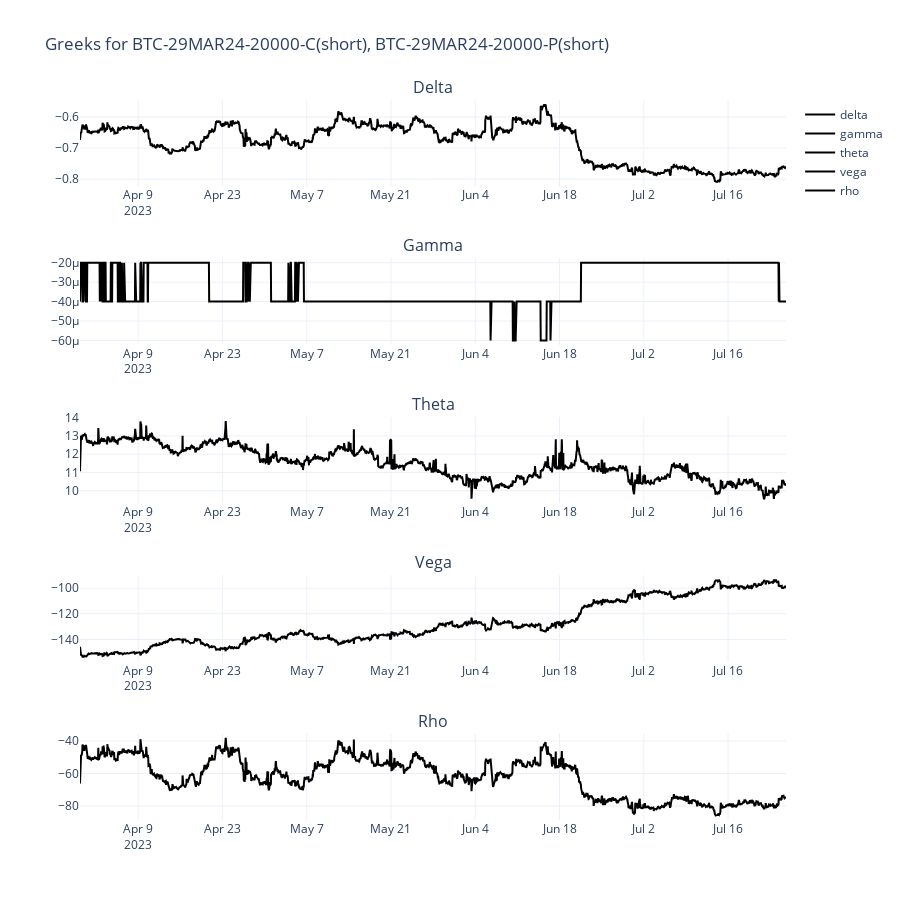

Notebook source saved alongside this figure:
### Markdown cell above
### Plot Greeks for Selective Options

### Code cell
def plot_greeks(data, options_positions):
    """
    This function creates a plot of specified columns as a time series in subplots.

    Parameters:
    data (DataFrame): The DataFrame containing the data to plot.
    options_positions (dict): The dictionary containing the options and their positions.

    Returns:
    None. Displays a plot.
    """
    # Create a deep copy of 'data' to manipulate without adjusting the original dataframe
    options_data = data.copy(deep=True)

    # Add a column for the position (long/short)
    options_data['direction'] = options_data['instrumentName'].map(options_positions)

    # Columns to adjust for short positions
    cols_to_change = ['bestBidPrice', 'markPrice', 'bestAskPrice',
                    'delta', 'gamma', 'theta', 'vega', 'rho']

    # Adjust the columns for short call positions
    for col in cols_to_change:
        options_data.loc[(options_data['direction'] == 'short') & (options_data['putCall'] == 'C'), col] *= -1

    # Adjust the columns for short put positions
    for col in cols_to_change:
        options_data.loc[(options_data['direction'] == 'short') & (options_data['putCall'] == 'P'), col] *= -1

    # Set the 'date' as the index and resample to hourly
    options_data.set_index('date', inplace=True)
    options_data = options_data.resample('H').sum(numeric_only=True)

    # Create subplots
    fig = make_subplots(rows=5, cols=1, subplot_titles=['Delta', 'Gamma', 'Theta', 'Vega', 'Rho'])

    # Add a line trace for each greek
    for i, column in enumerate(['delta', 'gamma', 'theta', 'vega', 'rho'], start=1):
        # Group by date and sum the values of the column
        aggregated_data = options_data.groupby(options_data.index)[column].sum().reset_index()
        
        fig.add_trace(go.Scatter(
            x=aggregated_data['date'],
            y=aggregated_data[column],
            mode='lines',
            name=column,
            line=dict(color='black')
        ), row=i, col=1)

    # Set layout properties
    options_expirations = ', '.join([f"{key}({val})" for key, val in options_positions.items()])
    fig.update_layout(
        title=f'Greeks for {options_expirations}',
        template='plotly_white',
        height=900
    )

    # Show the figure
    fig.show()


"""Call the function with required parameters"""
plot_greeks(data, options_positions)

### Figure 1 — Plotly figure (JSON) as saved in the notebook; plotly's stock layout.template omitted (floating-point values rounded to 4 significant figures; data arrays with more than 128 entries replaced by an {"elided": "..."} marker saying what was removed)
{"data": [{"line": {"color": "black"}, "mode": "lines", "name": "delta", "type": "scatter", "x": {"elided": "2816 str values"}, "xaxis": "x", "y": {"elided": "2816 float values"}, "yaxis": "y"}, {"line": {"color": "black"}, "mode": "lines", "name": "gamma", "type": "scatter", "x": {"elided": "2816 str values"}, "xaxis": "x2", "y": {"elided": "2816 float values"}, "yaxis": "y2"}, {"line": {"color": "black"}, "mode": "lines", "name": "theta", "type": "scatter", "x": {"elided": "2816 str values"}, "xaxis": "x3", "y": {"elided": "2816 float values"}, "yaxis": "y3"}, {"line": {"color": "black"}, "mode": "lines", "name": "vega", "type": "scatter", "x": {"elided": "2816 str values"}, "xaxis": "x4", "y": {"elided": "2816 float values"}, "yaxis": "y4"}, {"line": {"color": "black"}, "mode": "lines", "name": "rho", "type": "scatter", "x": {"elided": "2816 str values"}, "xaxis": "x5", "y": {"elided": "2816 float values"}, "yaxis": "y5"}], "layout": {"annotations": [{"font": {"size": 16}, "showarrow": false, "text": "Delta", "x": 0.5, "xanchor": "center", "xref": "paper", "y": 1, "yanchor": "bottom", "yref": "paper"}, {"font": {"size": 16}, "showarrow": false, "text": "Gamma", "x": 0.5, "xanchor": "center", "xref": "paper", "y": 0.78, "yanchor": "bottom", "yref": "paper"}, {"font": {"size": 16}, "showarrow": false, "text": "Theta", "x": 0.5, "xanchor": "center", "xref": "paper", "y": 0.56, "yanchor": "bottom", "yref": "paper"}, {"font": {"size": 16}, "showarrow": false, "text": "Vega", "x": 0.5, "xanchor": "center", "xref": "paper", "y": 0.34, "yanchor": "bottom", "yref": "paper"}, {"font": {"size": 16}, "showarrow": false, "text": "Rho", "x": 0.5, "xanchor": "center", "xref": "paper", "y": 0.12, "yanchor": "bottom", "yref": "paper"}], "height": 900, "title": {"text": "Greeks for BTC-29MAR24-20000-C(short), BTC-29MAR24-20000-P(short)"}, "xaxis": {"anchor": "y", "domain": [0, 1]}, "xaxis2": {"anchor": "y2", "domain": [0, 1]}, "xaxis3": {"anchor": "y3", "domain": [0, 1]}, "xaxis4": {"anchor": "y4", "domain": [0, 1]}, "xaxis5": {"anchor": "y5", "domain": [0, 1]}, "yaxis": {"anchor": "x", "domain": [0.88, 1]}, "yaxis2": {"anchor": "x2", "domain": [0.66, 0.78]}, "yaxis3": {"anchor": "x3", "domain": [0.44, 0.56]}, "yaxis4": {"anchor": "x4", "domain": [0.22, 0.34]}, "yaxis5": {"anchor": "x5", "domain": [0, 0.12]}}}
